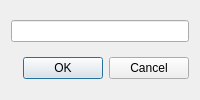
<?xml version="1.0" encoding="UTF-8"?>
<ui version="4.0">
 <class>EditQuantityDialog</class>
 <widget class="QDialog" name="EditQuantityDialog">
  <property name="windowTitle">
   <string>Mennyiség szerkesztése</string>
  </property>
  <layout class="QVBoxLayout" name="verticalLayout">
   <item>
    <widget class="QLineEdit" name="lineEditQuantity"/>
   </item>
   <item>
    <widget class="QDialogButtonBox" name="buttonBox">
     <property name="standardButtons">
     <set>QDialogButtonBox::StandardButton::Cancel|QDialogButtonBox::StandardButton::Ok</set>
     </property>
    </widget>
   </item>
  </layout>
 </widget>
 <connections>
  <connection>
   <sender>buttonBox</sender>
   <signal>accepted()</signal>
   <receiver>EditQuantityDialog</receiver>
   <slot>accept()</slot>
  </connection>
  <connection>
   <sender>buttonBox</sender>
   <signal>rejected()</signal>
   <receiver>EditQuantityDialog</receiver>
   <slot>reject()</slot>
  </connection>
 </connections>
</ui>
